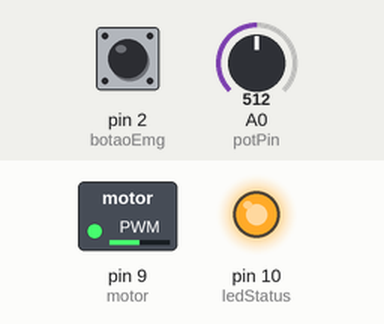
A sketch run on a simulated Arduino Uno, built with avr-gcc and run on an emulated ATmega328P. Shown: switched loads named in the sketch (green lamp = pin HIGH), output pins drawn as LEDs (lit = HIGH). Dashed ring = blinking. The test bench sets the inputs (shaded band); at power-on: pin 2 (botaoEmg) HIGH, A0 (potPin) = 512. What the sketch prints to the serial monitor is not drawn.

Above: at 1.2 s.
1.3 s: pin 2 (botaoEmg) pulled LOW for 0.15 s
At 1.95 s:
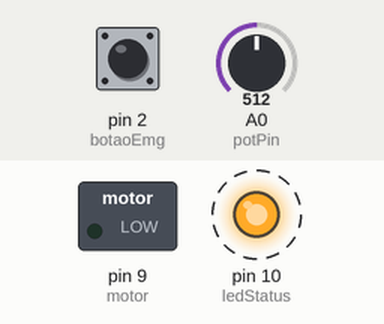
4.3 s: pin 2 (botaoEmg) pulled LOW for 1 s
At 6.2 s:
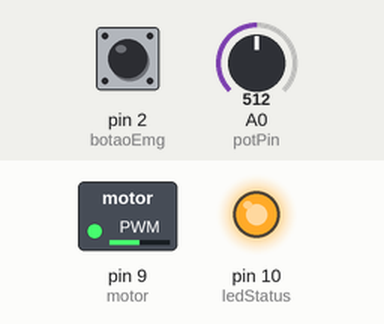
6.8 s: A0 (potPin) set to 122
At 7.8 s:
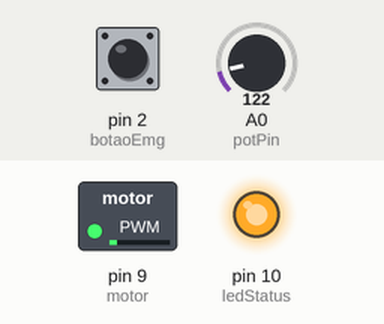
8.3 s: A0 (potPin) set to 716
At 9.3 s:
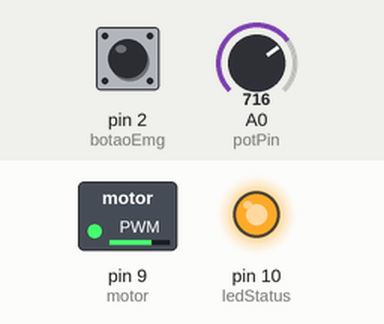
9.8 s: A0 (potPin) set to 987
At 11.0 s:
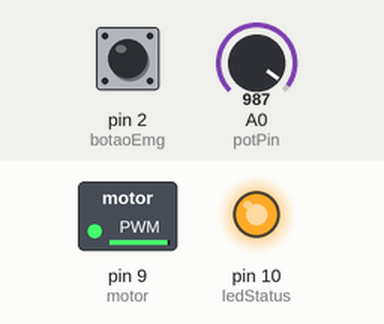
11.3 s: A0 (potPin) set to 1015
At 12.6 s:
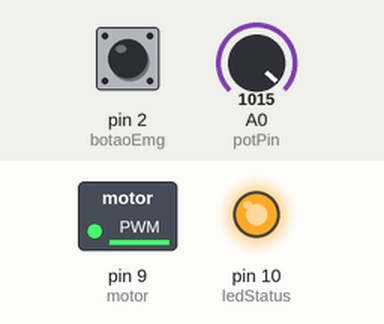
Timing chart, 0 to 14.3 s (numbered marks = the images above; inputs shaded):
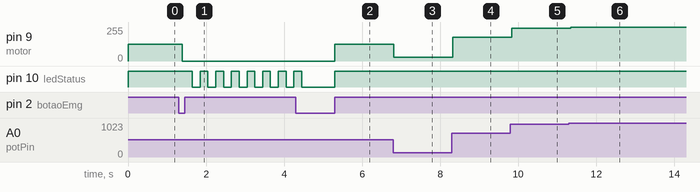

The sketch:

exercicio17.INO_correto.ino
```cpp
const int potPin    = A0;
const int motor     = 9;
const int ledStatus = 10;


const int botaoEmg  = 2;


bool emergencia = false;

void setup() {
  pinMode(motor,     OUTPUT);
  pinMode(ledStatus, OUTPUT);
  pinMode(botaoEmg,  INPUT_PULLUP);
  Serial.begin(9600);
  Serial.println("Sistema iniciado. Aguardando operação...");
}

void loop() {


  if (digitalRead(botaoEmg) == LOW && !emergencia) {
    delay(50);
    if (digitalRead(botaoEmg) == LOW) {
      emergencia = true;
      analogWrite(motor, 0);
      Serial.println("!!! EMERGÊNCIA ACIONADA — Motor parado !!!");
      while (digitalRead(botaoEmg) == LOW);
    }
  }


  if (emergencia) {

    digitalWrite(ledStatus, HIGH);
    delay(200);
    digitalWrite(ledStatus, LOW);
    delay(200);


    if (digitalRead(botaoEmg) == LOW) {
      delay(50);
      if (digitalRead(botaoEmg) == LOW) {
        emergencia = false;
        digitalWrite(ledStatus, LOW);
        Serial.println(">>> Sistema REINICIADO. Operação normal.");
        while (digitalRead(botaoEmg) == LOW);
      }
    }
    return;
  }


  int leitura   = analogRead(potPin);
  int velocidade = map(leitura, 0, 1023, 0, 255);

  analogWrite(motor, velocidade);
  digitalWrite(ledStatus, HIGH);

  Serial.print("Velocidade PWM: ");
  Serial.print(velocidade);
  Serial.print("/255  |  Potenciômetro: ");
  Serial.println(leitura);

  delay(100);
}
```

Measured:
- after the input at 1.3 s, pin 9 (motor): 127/255 → 0/255 after 0.09 s; pin 10 (ledStatus): alternates HIGH for 0.20 s and LOW for 0.20 s, starting after 0.35 s
- after the input at 4.3 s, pin 9 (motor): 0/255 → 127/255 after 1.0 s
- after the input at 6.8 s, pin 9 (motor): 127/255 → 30/255 at once
- after the input at 8.3 s, pin 9 (motor): 30/255 → 178/255 at once
- after the input at 9.8 s, pin 9 (motor): 178/255 → 246/255 at once
- after the input at 11.3 s, pin 9 (motor): 246/255 → 253/255 after 0.05 s
